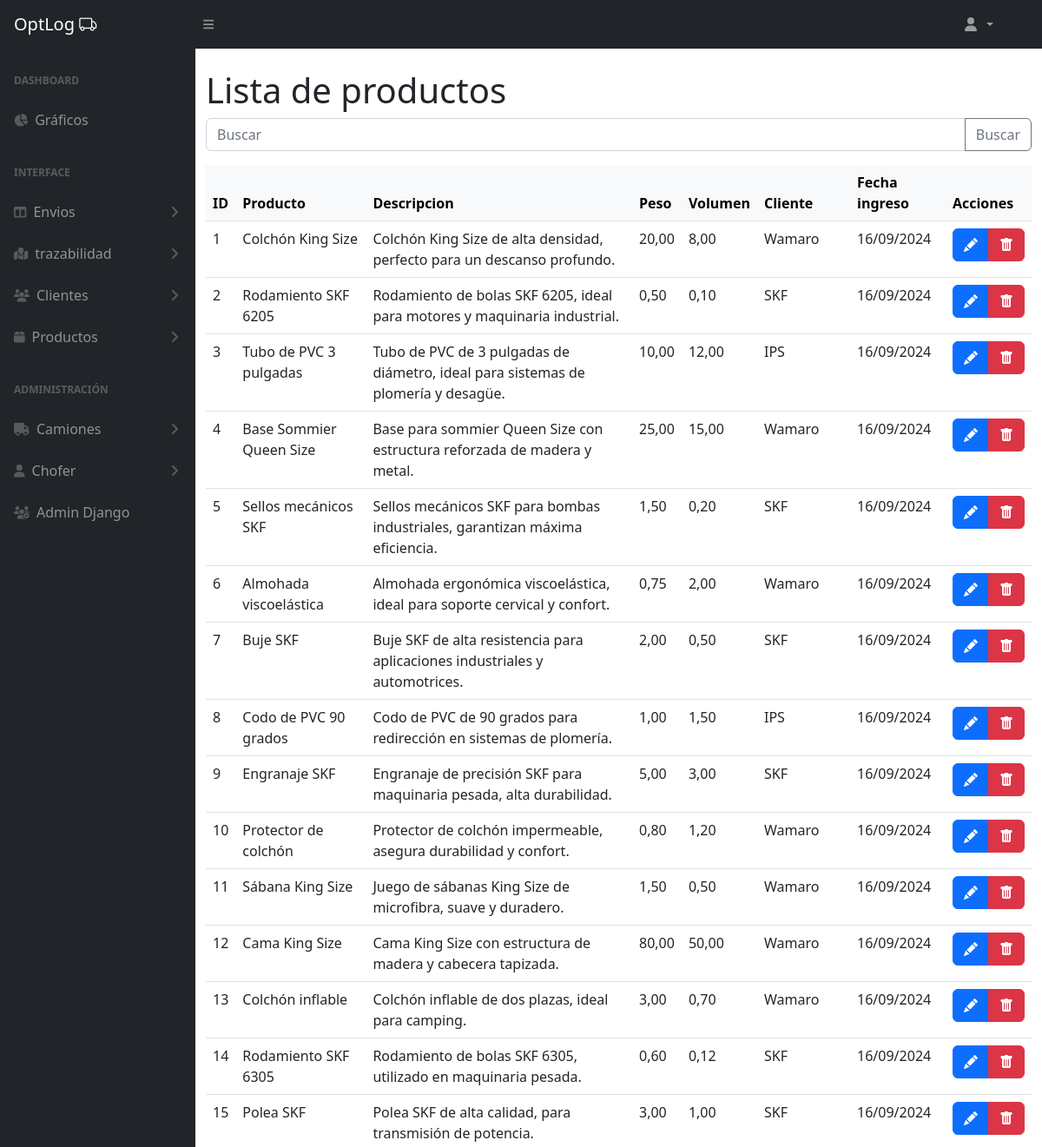
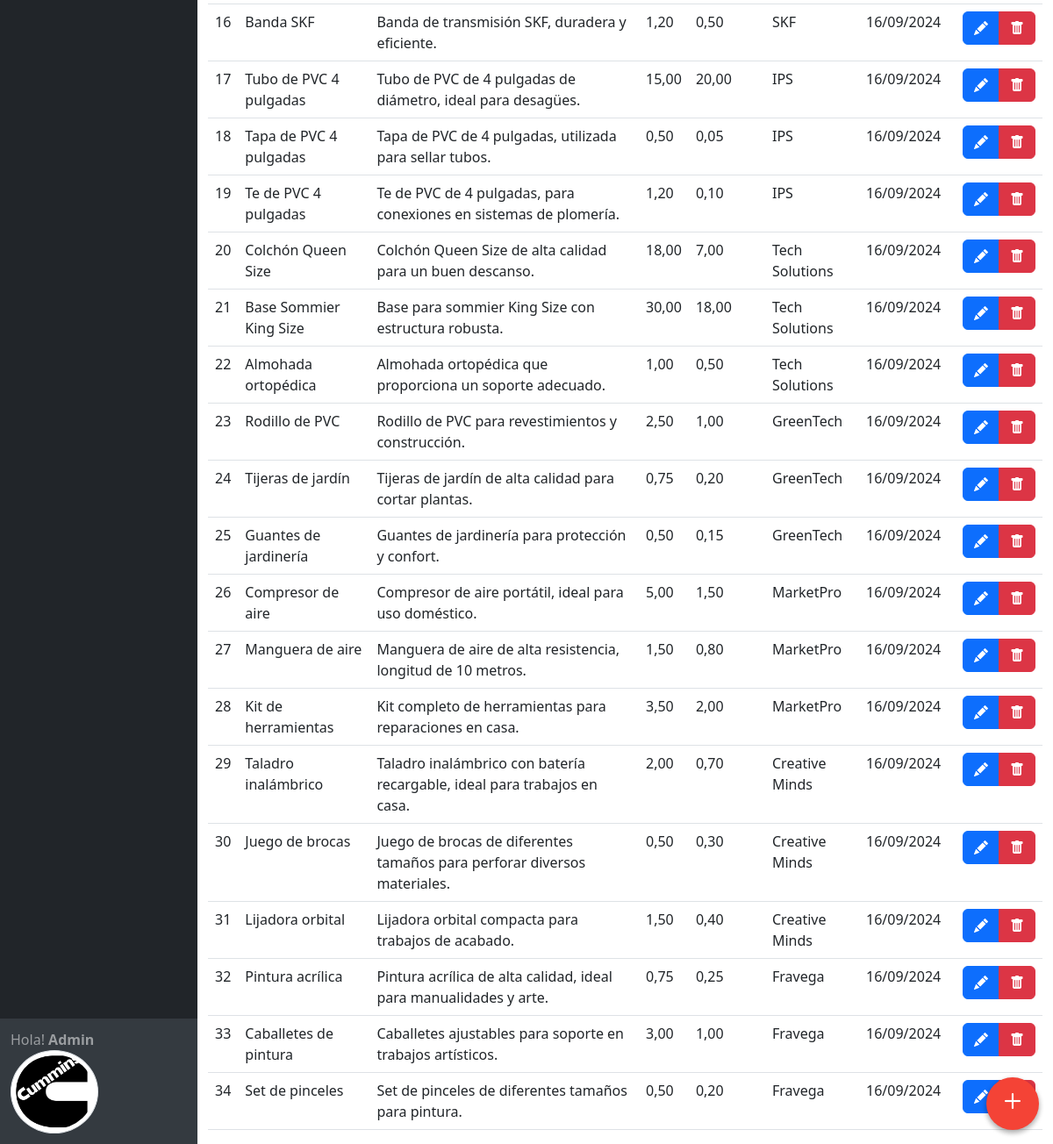
The page /productos/ (signed in) on the database its author committed (2 pictures, top to bottom).
### usuarios/models.py (models this page shows, shortened)
class UserProfile(models.Model):
    user = models.OneToOneField(User, on_delete=models.CASCADE)
    first_name = models.CharField(max_length=30, blank=True)
    last_name = models.CharField(max_length=30, blank=True)
    profile_image = models.ImageField(upload_to='profile_images/', blank=True, null=True)

### productos/models.py (models this page shows, shortened)
class Producto(models.Model):
    cliente = models.ForeignKey(Cliente, on_delete=models.CASCADE, related_name='productos')
    nombre = models.CharField(max_length=255)
    descripcion = models.TextField(blank=True, null=True)
    peso = models.DecimalField(max_digits=6, decimal_places=2)
    volumen = models.DecimalField(max_digits=6, decimal_places=2)
    bultos = models.PositiveIntegerField(default=1)
    fecha_ingreso = models.DateTimeField(auto_now_add=True)
    class Meta:
        verbose_name = 'Producto'
        verbose_name_plural = 'Productos'

### clientes/models.py (models this page shows)
class Cliente(models.Model):
    nombre = models.CharField(max_length=255)
    direccion = models.CharField(max_length=255)
    telefono = models.CharField(max_length=20)
    email = models.EmailField(null=True, blank=True)
    localidad = models.ForeignKey('miscelaneas.Localidad', on_delete=models.SET_NULL, null=True)
    def __str__(self):
        return self.nombre
    class Meta:
        verbose_name = 'Cliente'
        verbose_name_plural = 'Clientes'

### productos/views.py (the view)
# urls.py: path('', ProductoListView.as_view(), name='productos_list'),
class ProductoListView(ListView):
    model = Producto
    template_name = 'productos/productos_list.html'
    context_object_name = 'object_list'
    def get_queryset(self):
        query = self.request.GET.get('q')
        queryset = super().get_queryset()
        if query:
            queryset = queryset.filter(
                Q(nombre__icontains=query) |
                Q(cliente__nombre__icontains=query)
            )
        return queryset

### productos/templates/productos/productos_list.html (shortened to what this page needs)
{% extends 'core/base_admin.html' %}
{% block main %}
        <div class="container mt-4">
            <h1 class="mt-4">Lista de productos</h1>
            <form action="{% url 'productos:productos_list' %}" method="get">
              <div class="input-group mb-3">
               <input type="text" class="form-control" placeholder="Buscar"  name="q">
               <button class="btn btn-outline-secondary" type="submit" id="button-addon2">Buscar</button>
             </div>
            </form>
         <table class="table table-hover">
            <thead class="table-light">
                <tr>
                    <th>ID</th>
                    <th>Producto </th>
                    <th>Descripcion </th>
                    <th>Peso </th>
                    <th>Volumen </th>
                    <th>Cliente </th>
                    <th>Fecha ingreso </th>
                    <th>Acciones </th>
                </tr>
            </thead>
            <tbody>
                {% for object in object_list %}
                <tr>
                    <td>{{object.id}}</td>
                    <td>{{object.nombre | capfirst}}</td>
                    <td>{{object.descripcion }}</td>
                    <td>{{object.peso }}</td>
                    <td>{{object.volumen }}</td>
                    <td>{{object.cliente | capfirst}}</td>
                    <td>{{object.fecha_ingreso | date:"d/m/Y" }}</td>
                    <td>
                        <div class="btn-group" role="group" aria-label="Basic example">
                            <a href="{% url 'productos:producto_edit' object.id %}" type="button" class="btn btn-primary"><i class="bi-pencil-fill"></i></a>
                            <button type="button" class="btn btn-danger" data-bs-toggle="modal" data-bs-target="#deleteModal" data-delete-url="{% url 'productos:producto_delete' object.id %}" data-delete-name="{{ object.nombre }}">
                              <i class="bi-trash-fill"></i>
                            </button>
                          </div>
                    </td>
                </tr>
                {% empty %}
                <p>No hay registros</p>
                {% endfor %}
            </tbody>
        </table>
    </div>
    <a href="{% url 'productos:producto_create' %} ">
      <div class="to-top">
        <i class="bi-plus"></i>
      </div>
    </a>
    {% endblock main %}

### core/templates/core/componentes/sidebar.html (shortened to what this page needs)
{% load static %}
<div id="layoutSidenav_nav">
  <nav class="sb-sidenav accordion sb-sidenav-dark" id="sidenavAccordion">
    <div class="sb-sidenav-menu">
      <div class="nav">
        <div class="sb-sidenav-menu-heading">Dashboard</div>
        <a class="nav-link" href="{% url 'graficos:mostrar_graficos' %}">
          <div class="sb-nav-link-icon"><i class="fas fa-chart-pie"></i></div>
          Gráficos
        </a>
        <div class="sb-sidenav-menu-heading">Interface</div>
        <a class="nav-link collapsed" href="#" data-bs-toggle="collapse" data-bs-target="#collapseEnvios" aria-expanded="false" aria-controls="collapseEnvios">
          <div class="sb-nav-link-icon"><i class="fas fa-columns"></i></div>
          Envios
          <div class="sb-sidenav-collapse-arrow"><i class="fas fa-angle-down"></i></div>
        </a>
        <a class="nav-link collapsed" href="#" data-bs-toggle="collapse" data-bs-target="#collapseTracking" aria-expanded="false" aria-controls="collapseTracking">
          <div class="sb-nav-link-icon"><i class="fa-solid fa-map-location"></i></div>
          trazabilidad
          <div class="sb-sidenav-collapse-arrow"><i class="fas fa-angle-down"></i></div>
        </a>
        <a class="nav-link collapsed" href="#" data-bs-toggle="collapse" data-bs-target="#collapseClientes" aria-expanded="false" aria-controls="collapseClientes">
          <div class="sb-nav-link-icon"><i class="fas fa-users"></i></div>
          Clientes
          <div class="sb-sidenav-collapse-arrow"><i class="fas fa-angle-down"></i></div>
        </a>
        <a class="nav-link collapsed" href="#" data-bs-toggle="collapse" data-bs-target="#collapseProductos" aria-expanded="false" aria-controls="collapseProductos">
          <div class="sb-nav-link-icon"><i class="fas fa-box"></i></div>
          Productos
          <div class="sb-sidenav-collapse-arrow"><i class="fas fa-angle-down"></i></div>
        </a>
        <div class="sb-sidenav-menu-heading">Administración</div>
        <a class="nav-link collapsed" href="#" data-bs-toggle="collapse" data-bs-target="#collapseCamiones" aria-expanded="false" aria-controls="collapseCamiones">
          <div class="sb-nav-link-icon"><i class="fas fa-truck"></i></div>
          Camiones
          <div class="sb-sidenav-collapse-arrow"><i class="fas fa-angle-down"></i></div>
        </a>
        <a class="nav-link collapsed" href="#" data-bs-toggle="collapse" data-bs-target="#collapseChoferes" aria-expanded="false" aria-controls="collapseChoferes">
          <div class="sb-nav-link-icon"><i class="fas fa-user"></i></div>
          Chofer
          <div class="sb-sidenav-collapse-arrow"><i class="fas fa-angle-down"></i></div>
        </a>
        <a class="nav-link" href="{% url 'admin:index' %}">
          <div class="sb-nav-link-icon"><i class="fas fa-users-cog"></i></div>
          Admin Django
        </a>
      </div>
    </div>
    <div class="sb-sidenav-footer">
      <div class=" ">Hola!
      {% if user.is_authenticated %}
         <strong> {{ user.username | title }}</strong> <br>
         <img src="{% if request.user.userprofile.profile_image and request.user.userprofile.profile_image.url != '/media/default.jpg' %}{{ request.user.userprofile.profile_image.url }}{% else %}{% static 'core/img/avatar.jpeg' %}{% endif %}"
alt="Imagen de perfil"
class="img-thumbnail rounded-circle"
width="100">
      {% else %}
          Invitado
      {% endif %}
    </div>
  </nav>
</div>

### rows shown on the page
Producto: id "1", nombre "Colchón King Size", descripcion "Colchón King Size de alta densidad, perfecto para un descanso profundo.", peso "20,00", volumen "8,00", cliente "Wamaro", fecha_ingreso "16/09/2024"
Producto: id "2", nombre "Rodamiento SKF 6205", descripcion "Rodamiento de bolas SKF 6205, ideal para motores y maquinaria industrial.", peso "0,50", volumen "0,10", cliente "SKF", fecha_ingreso "16/09/2024"
Producto: id "3", nombre "Tubo de PVC 3 pulgadas", descripcion "Tubo de PVC de 3 pulgadas de diámetro, ideal para sistemas de plomería y desagüe.", peso "10,00", volumen "12,00", cliente "IPS", fecha_ingreso "16/09/2024"
Producto: id "4", nombre "Base Sommier Queen Size", descripcion "Base para sommier Queen Size con estructura reforzada de madera y metal.", peso "25,00", volumen "15,00", cliente "Wamaro", fecha_ingreso "16/09/2024"
Producto: id "5", nombre "Sellos mecánicos SKF", descripcion "Sellos mecánicos SKF para bombas industriales, garantizan máxima eficiencia.", peso "1,50", volumen "0,20", cliente "SKF", fecha_ingreso "16/09/2024"
Producto: id "6", nombre "Almohada viscoelástica", descripcion "Almohada ergonómica viscoelástica, ideal para soporte cervical y confort.", peso "0,75", volumen "2,00", cliente "Wamaro", fecha_ingreso "16/09/2024"
Producto: id "7", nombre "Buje SKF", descripcion "Buje SKF de alta resistencia para aplicaciones industriales y automotrices.", peso "2,00", volumen "0,50", cliente "SKF", fecha_ingreso "16/09/2024"
Producto: id "8", nombre "Codo de PVC 90 grados", descripcion "Codo de PVC de 90 grados para redirección en sistemas de plomería.", peso "1,00", volumen "1,50", cliente "IPS", fecha_ingreso "16/09/2024"
Producto: id "9", nombre "Engranaje SKF", descripcion "Engranaje de precisión SKF para maquinaria pesada, alta durabilidad.", peso "5,00", volumen "3,00", cliente "SKF", fecha_ingreso "16/09/2024"
Producto: id "10", nombre "Protector de colchón", descripcion "Protector de colchón impermeable, asegura durabilidad y confort.", peso "0,80", volumen "1,20", cliente "Wamaro", fecha_ingreso "16/09/2024"
Producto: id "11", nombre "Sábana King Size", descripcion "Juego de sábanas King Size de microfibra, suave y duradero.", peso "1,50", volumen "0,50", cliente "Wamaro", fecha_ingreso "16/09/2024"
Producto: id "12", nombre "Cama King Size", descripcion "Cama King Size con estructura de madera y cabecera tapizada.", peso "80,00", volumen "50,00", cliente "Wamaro", fecha_ingreso "16/09/2024"
Producto: id "13", nombre "Colchón inflable", descripcion "Colchón inflable de dos plazas, ideal para camping.", peso "3,00", volumen "0,70", cliente "Wamaro", fecha_ingreso "16/09/2024"
Producto: id "14", nombre "Rodamiento SKF 6305", descripcion "Rodamiento de bolas SKF 6305, utilizado en maquinaria pesada.", peso "0,60", volumen "0,12", cliente "SKF", fecha_ingreso "16/09/2024"
Producto: id "15", nombre "Polea SKF", descripcion "Polea SKF de alta calidad, para transmisión de potencia.", peso "3,00", volumen "1,00", cliente "SKF", fecha_ingreso "16/09/2024"
Producto: id "16", nombre "Banda SKF", descripcion "Banda de transmisión SKF, duradera y eficiente.", peso "1,20", volumen "0,50", cliente "SKF", fecha_ingreso "16/09/2024"
Producto: id "17", nombre "Tubo de PVC 4 pulgadas", descripcion "Tubo de PVC de 4 pulgadas de diámetro, ideal para desagües.", peso "15,00", volumen "20,00", cliente "IPS", fecha_ingreso "16/09/2024"
Producto: id "18", nombre "Tapa de PVC 4 pulgadas", descripcion "Tapa de PVC de 4 pulgadas, utilizada para sellar tubos.", peso "0,50", volumen "0,05", cliente "IPS", fecha_ingreso "16/09/2024"
Producto: id "19", nombre "Te de PVC 4 pulgadas", descripcion "Te de PVC de 4 pulgadas, para conexiones en sistemas de plomería.", peso "1,20", volumen "0,10", cliente "IPS", fecha_ingreso "16/09/2024"
Producto: id "20", nombre "Colchón Queen Size", descripcion "Colchón Queen Size de alta calidad para un buen descanso.", peso "18,00", volumen "7,00", cliente "Tech Solutions", fecha_ingreso "16/09/2024"
Producto: id "21", nombre "Base Sommier King Size", descripcion "Base para sommier King Size con estructura robusta.", peso "30,00", volumen "18,00", cliente "Tech Solutions", fecha_ingreso "16/09/2024"
Producto: id "22", nombre "Almohada ortopédica", descripcion "Almohada ortopédica que proporciona un soporte adecuado.", peso "1,00", volumen "0,50", cliente "Tech Solutions", fecha_ingreso "16/09/2024"
Producto: id "23", nombre "Rodillo de PVC", descripcion "Rodillo de PVC para revestimientos y construcción.", peso "2,50", volumen "1,00", cliente "GreenTech", fecha_ingreso "16/09/2024"
Producto: id "24", nombre "Tijeras de jardín", descripcion "Tijeras de jardín de alta calidad para cortar plantas.", peso "0,75", volumen "0,20", cliente "GreenTech", fecha_ingreso "16/09/2024"
Producto: id "25", nombre "Guantes de jardinería", descripcion "Guantes de jardinería para protección y confort.", peso "0,50", volumen "0,15", cliente "GreenTech", fecha_ingreso "16/09/2024"
Producto: id "26", nombre "Compresor de aire", descripcion "Compresor de aire portátil, ideal para uso doméstico.", peso "5,00", volumen "1,50", cliente "MarketPro", fecha_ingreso "16/09/2024"
Producto: id "27", nombre "Manguera de aire", descripcion "Manguera de aire de alta resistencia, longitud de 10 metros.", peso "1,50", volumen "0,80", cliente "MarketPro", fecha_ingreso "16/09/2024"
Producto: id "28", nombre "Kit de herramientas", descripcion "Kit completo de herramientas para reparaciones en casa.", peso "3,50", volumen "2,00", cliente "MarketPro", fecha_ingreso "16/09/2024"
Producto: id "29", nombre "Taladro inalámbrico", descripcion "Taladro inalámbrico con batería recargable, ideal para trabajos en casa.", peso "2,00", volumen "0,70", cliente "Creative Minds", fecha_ingreso "16/09/2024"
Producto: id "30", nombre "Juego de brocas", descripcion "Juego de brocas de diferentes tamaños para perforar diversos materiales.", peso "0,50", volumen "0,30", cliente "Creative Minds", fecha_ingreso "16/09/2024"
Producto: id "31", nombre "Lijadora orbital", descripcion "Lijadora orbital compacta para trabajos de acabado.", peso "1,50", volumen "0,40", cliente "Creative Minds", fecha_ingreso "16/09/2024"
Producto: id "32", nombre "Pintura acrílica", descripcion "Pintura acrílica de alta calidad, ideal para manualidades y arte.", peso "0,75", volumen "0,25", cliente "Fravega", fecha_ingreso "16/09/2024"
Producto: id "33", nombre "Caballetes de pintura", descripcion "Caballetes ajustables para soporte en trabajos artísticos.", peso "3,00", volumen "1,00", cliente "Fravega", fecha_ingreso "16/09/2024"
Producto: id "34", nombre "Set de pinceles", descripcion "Set de pinceles de diferentes tamaños para pintura.", peso "0,50", volumen "0,20", cliente "Fravega", fecha_ingreso "16/09/2024"

### other values the page prints
{{ user.username | title }} "Admin"
